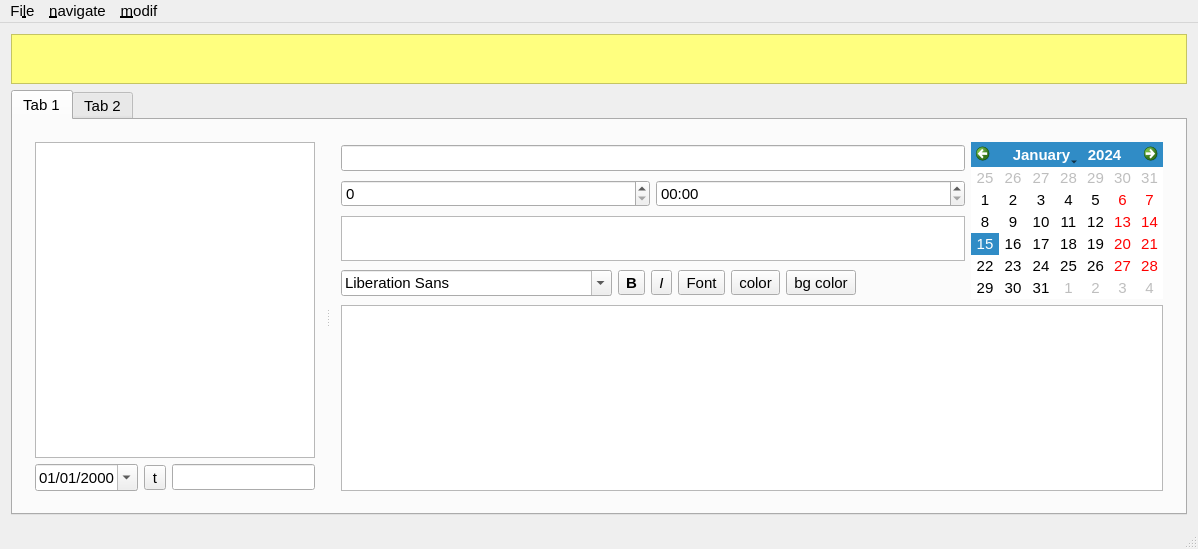
<?xml version="1.0" encoding="UTF-8"?>
<ui version="4.0">
 <class>MainWindow</class>
 <widget class="QMainWindow" name="MainWindow">
  <property name="geometry">
   <rect>
    <x>0</x>
    <y>0</y>
    <width>1198</width>
    <height>549</height>
   </rect>
  </property>
  <property name="font">
   <font>
    <pointsize>11</pointsize>
   </font>
  </property>
  <property name="windowTitle">
   <string>MainWindow</string>
  </property>
  <widget class="QWidget" name="centralWidget">
   <layout class="QVBoxLayout" name="verticalLayout_5">
    <item>
     <widget class="QPlainTextEdit" name="log">
      <property name="sizePolicy">
       <sizepolicy hsizetype="Expanding" vsizetype="Fixed">
        <horstretch>0</horstretch>
        <verstretch>0</verstretch>
       </sizepolicy>
      </property>
      <property name="maximumSize">
       <size>
        <width>16777215</width>
        <height>50</height>
       </size>
      </property>
      <property name="styleSheet">
       <string notr="true">background-color: rgb(255, 255, 127);</string>
      </property>
     </widget>
    </item>
    <item>
     <widget class="QTabWidget" name="tabWidget">
      <property name="focusPolicy">
       <enum>Qt::NoFocus</enum>
      </property>
      <property name="currentIndex">
       <number>0</number>
      </property>
      <widget class="QWidget" name="tab">
       <attribute name="title">
        <string>Tab 1</string>
       </attribute>
       <layout class="QVBoxLayout" name="verticalLayout_4">
        <item>
         <widget class="QSplitter" name="splitter">
          <property name="orientation">
           <enum>Qt::Horizontal</enum>
          </property>
          <widget class="QWidget" name="layoutWidget">
           <layout class="QVBoxLayout" name="verticalLayout">
            <item>
             <widget class="QListWidget" name="todo_list">
              <property name="focusPolicy">
               <enum>Qt::NoFocus</enum>
              </property>
             </widget>
            </item>
            <item>
             <layout class="QHBoxLayout" name="horizontalLayout">
              <item>
               <widget class="QDateEdit" name="date_filter">
                <property name="focusPolicy">
                 <enum>Qt::NoFocus</enum>
                </property>
                <property name="locale">
                 <locale language="Spanish" country="Spain"/>
                </property>
                <property name="displayFormat">
                 <string>dd/MM/yyyy</string>
                </property>
                <property name="calendarPopup">
                 <bool>true</bool>
                </property>
               </widget>
              </item>
              <item>
               <widget class="QToolButton" name="button_filter_today">
                <property name="text">
                 <string>t</string>
                </property>
               </widget>
              </item>
              <item>
               <widget class="QLineEdit" name="filter">
                <property name="focusPolicy">
                 <enum>Qt::ClickFocus</enum>
                </property>
                <property name="styleSheet">
                 <string notr="true"/>
                </property>
               </widget>
              </item>
             </layout>
            </item>
           </layout>
          </widget>
          <widget class="QWidget" name="layoutWidget">
           <layout class="QVBoxLayout" name="verticalLayout_3">
            <item>
             <layout class="QHBoxLayout" name="horizontalLayout_2">
              <item>
               <layout class="QVBoxLayout" name="verticalLayout_2">
                <item>
                 <widget class="QLineEdit" name="subject"/>
                </item>
                <item>
                 <layout class="QHBoxLayout" name="horizontalLayout_3">
                  <item>
                   <widget class="QSpinBox" name="priority">
                    <property name="minimum">
                     <number>0</number>
                    </property>
                    <property name="maximum">
                     <number>10</number>
                    </property>
                   </widget>
                  </item>
                  <item>
                   <widget class="QTimeEdit" name="time">
                    <property name="focusPolicy">
                     <enum>Qt::WheelFocus</enum>
                    </property>
                    <property name="displayFormat">
                     <string>hh:mm</string>
                    </property>
                   </widget>
                  </item>
                 </layout>
                </item>
                <item>
                 <widget class="QPlainTextEdit" name="tags">
                  <property name="sizePolicy">
                   <sizepolicy hsizetype="Expanding" vsizetype="Fixed">
                    <horstretch>0</horstretch>
                    <verstretch>0</verstretch>
                   </sizepolicy>
                  </property>
                  <property name="maximumSize">
                   <size>
                    <width>16777215</width>
                    <height>45</height>
                   </size>
                  </property>
                  <property name="tabChangesFocus">
                   <bool>true</bool>
                  </property>
                 </widget>
                </item>
                <item>
                 <layout class="QHBoxLayout" name="horizontalLayout_4">
                  <item>
                   <widget class="QFontComboBox" name="fontComboBox">
                    <property name="focusPolicy">
                     <enum>Qt::NoFocus</enum>
                    </property>
                   </widget>
                  </item>
                  <item>
                   <widget class="QToolButton" name="button_bold">
                    <property name="font">
                     <font>
                      <weight>75</weight>
                      <bold>true</bold>
                     </font>
                    </property>
                    <property name="focusPolicy">
                     <enum>Qt::NoFocus</enum>
                    </property>
                    <property name="text">
                     <string>B</string>
                    </property>
                    <property name="checkable">
                     <bool>true</bool>
                    </property>
                   </widget>
                  </item>
                  <item>
                   <widget class="QToolButton" name="button_italic">
                    <property name="font">
                     <font>
                      <italic>true</italic>
                     </font>
                    </property>
                    <property name="focusPolicy">
                     <enum>Qt::NoFocus</enum>
                    </property>
                    <property name="text">
                     <string>I</string>
                    </property>
                    <property name="checkable">
                     <bool>true</bool>
                    </property>
                   </widget>
                  </item>
                  <item>
                   <widget class="QToolButton" name="button_font">
                    <property name="focusPolicy">
                     <enum>Qt::NoFocus</enum>
                    </property>
                    <property name="text">
                     <string>Font</string>
                    </property>
                   </widget>
                  </item>
                  <item>
                   <widget class="QToolButton" name="button_color">
                    <property name="focusPolicy">
                     <enum>Qt::NoFocus</enum>
                    </property>
                    <property name="text">
                     <string>color</string>
                    </property>
                   </widget>
                  </item>
                  <item>
                   <widget class="QToolButton" name="button_bgcolor">
                    <property name="focusPolicy">
                     <enum>Qt::NoFocus</enum>
                    </property>
                    <property name="text">
                     <string>bg color</string>
                    </property>
                   </widget>
                  </item>
                  <item>
                   <spacer name="horizontalSpacer">
                    <property name="orientation">
                     <enum>Qt::Horizontal</enum>
                    </property>
                    <property name="sizeHint" stdset="0">
                     <size>
                      <width>40</width>
                      <height>20</height>
                     </size>
                    </property>
                   </spacer>
                  </item>
                 </layout>
                </item>
               </layout>
              </item>
              <item>
               <widget class="QCalendarWidget" name="date">
                <property name="sizePolicy">
                 <sizepolicy hsizetype="Fixed" vsizetype="Fixed">
                  <horstretch>0</horstretch>
                  <verstretch>0</verstretch>
                 </sizepolicy>
                </property>
                <property name="firstDayOfWeek">
                 <enum>Qt::Monday</enum>
                </property>
                <property name="gridVisible">
                 <bool>false</bool>
                </property>
                <property name="horizontalHeaderFormat">
                 <enum>QCalendarWidget::NoHorizontalHeader</enum>
                </property>
                <property name="verticalHeaderFormat">
                 <enum>QCalendarWidget::NoVerticalHeader</enum>
                </property>
                <property name="navigationBarVisible">
                 <bool>true</bool>
                </property>
               </widget>
              </item>
             </layout>
            </item>
            <item>
             <widget class="QTextEdit" name="text">
              <property name="autoFormatting">
               <set>QTextEdit::AutoAll</set>
              </property>
             </widget>
            </item>
           </layout>
          </widget>
         </widget>
        </item>
       </layout>
      </widget>
      <widget class="QWidget" name="tab_2">
       <attribute name="title">
        <string>Tab 2</string>
       </attribute>
       <widget class="QPlainTextEdit" name="test">
        <property name="geometry">
         <rect>
          <x>10</x>
          <y>150</y>
          <width>781</width>
          <height>151</height>
         </rect>
        </property>
       </widget>
      </widget>
     </widget>
    </item>
   </layout>
  </widget>
  <widget class="QMenuBar" name="menuBar">
   <property name="geometry">
    <rect>
     <x>0</x>
     <y>0</y>
     <width>1198</width>
     <height>30</height>
    </rect>
   </property>
   <widget class="QMenu" name="menuNew_todo">
    <property name="title">
     <string>Fi&amp;le</string>
    </property>
    <addaction name="actionNew_todo"/>
    <addaction name="actionDelete_todo"/>
    <addaction name="separator"/>
    <addaction name="actionSave"/>
    <addaction name="actionLoad"/>
    <addaction name="separator"/>
    <addaction name="actionOrder"/>
   </widget>
   <widget class="QMenu" name="menuNavigate">
    <property name="title">
     <string>&amp;navigate</string>
    </property>
    <addaction name="actionUp"/>
    <addaction name="actionDown"/>
    <addaction name="separator"/>
    <addaction name="actionGoto_subject"/>
    <addaction name="actionGoto_filter"/>
   </widget>
   <widget class="QMenu" name="menuModif">
    <property name="title">
     <string>&amp;modif</string>
    </property>
    <addaction name="actionUp_priority"/>
    <addaction name="actionDown_priority"/>
    <addaction name="separator"/>
    <addaction name="actionInsert_date"/>
   </widget>
   <addaction name="menuNew_todo"/>
   <addaction name="menuNavigate"/>
   <addaction name="menuModif"/>
  </widget>
  <widget class="QStatusBar" name="statusBar"/>
  <action name="actionNew_todo">
   <property name="text">
    <string>&amp;new todo</string>
   </property>
   <property name="shortcut">
    <string>Ctrl+N</string>
   </property>
  </action>
  <action name="actionDelete_todo">
   <property name="text">
    <string>&amp;delete todo</string>
   </property>
   <property name="shortcut">
    <string>Ctrl+Alt+D</string>
   </property>
  </action>
  <action name="actionSave">
   <property name="text">
    <string>&amp;save</string>
   </property>
   <property name="shortcut">
    <string>Ctrl+S</string>
   </property>
  </action>
  <action name="actionLoad">
   <property name="text">
    <string>&amp;reload</string>
   </property>
  </action>
  <action name="actionUp">
   <property name="text">
    <string>&amp;up</string>
   </property>
   <property name="shortcut">
    <string>Ctrl+Up</string>
   </property>
  </action>
  <action name="actionDown">
   <property name="text">
    <string>&amp;down</string>
   </property>
   <property name="shortcut">
    <string>Ctrl+Down</string>
   </property>
  </action>
  <action name="actionOrder">
   <property name="text">
    <string>&amp;order</string>
   </property>
   <property name="shortcut">
    <string>Esc</string>
   </property>
  </action>
  <action name="actionGoto_subject">
   <property name="text">
    <string>&amp;goto subject</string>
   </property>
   <property name="shortcut">
    <string>Ctrl+Alt+Tab</string>
   </property>
  </action>
  <action name="actionUp_priority">
   <property name="text">
    <string>&amp;up priority</string>
   </property>
   <property name="shortcut">
    <string>Ctrl+P</string>
   </property>
  </action>
  <action name="actionDown_priority">
   <property name="text">
    <string>&amp;down priority</string>
   </property>
   <property name="shortcut">
    <string>Alt+P</string>
   </property>
  </action>
  <action name="actionGoto_filter">
   <property name="text">
    <string>goto &amp;filter</string>
   </property>
   <property name="shortcut">
    <string>Ctrl+F</string>
   </property>
  </action>
  <action name="actionInsert_date">
   <property name="text">
    <string>&amp;insert date</string>
   </property>
   <property name="shortcut">
    <string>Ctrl+Space</string>
   </property>
  </action>
 </widget>
 <layoutdefault spacing="6" margin="11"/>
 <tabstops>
  <tabstop>subject</tabstop>
  <tabstop>priority</tabstop>
  <tabstop>time</tabstop>
  <tabstop>date</tabstop>
  <tabstop>tags</tabstop>
  <tabstop>text</tabstop>
  <tabstop>button_filter_today</tabstop>
  <tabstop>filter</tabstop>
  <tabstop>test</tabstop>
 </tabstops>
 <resources/>
 <connections/>
 <slots>
  <slot>priority_udpated(int)</slot>
 </slots>
</ui>
